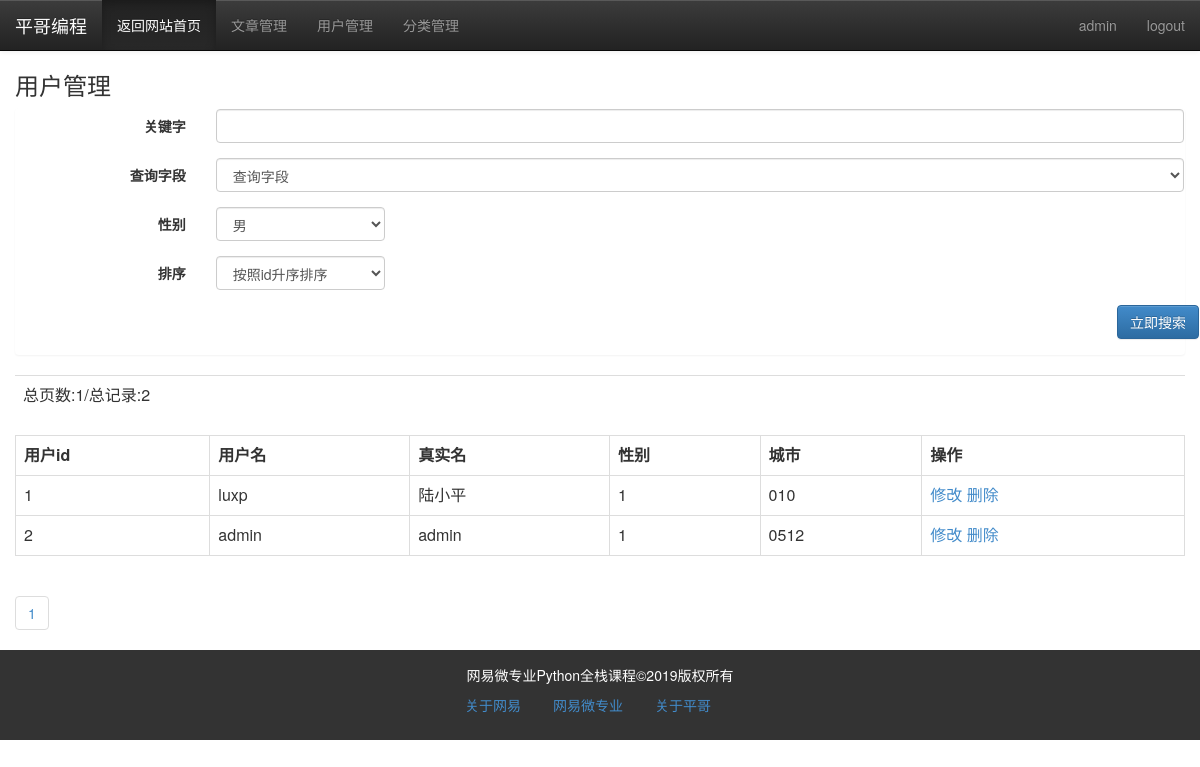
The app's page /admin/user/list (signed in) with its own data.
### models.py (models this page shows, shortened)
class User(db.Model):
    id = db.Column(db.Integer, primary_key=True)
    username = db.Column(db.String)
    password = db.Column(db.String)
    realname = db.Column(db.String)
    sex = db.Column(db.Integer)
    mylike = db.Column(db.String)
    city = db.Column(db.String)
    intro = db.Column(db.String)

### admin/user.py (the view)
@admin_app.route("/user/list/<int:page>", methods=['get', "post"])
@admin_app.route("/user/list", defaults={"page":1},methods=['get', "post"])
def userList(page):
    if request.method == "POST":
        q = request.form['q']
        condition = {request.form['field']:q}
        if request.form['field'] == "realname":
            condition = User.realname.like('%%%s%%' % q)
        else:
            condition = User.username.like('%%%s%%' % q)
        if request.form['order'] == "1":
            order = User.id.asc()
        else:
            order = User.id.desc()
        res = User.query.filter(condition,
                                User.sex==request.form['sex'])\
                                .order_by(order)\
                                .paginate(page, 10)
    else:
        res = User.query.paginate(page,10)
    users = res.items
    pageList = res.iter_pages()
    return render_template("admin/user/user_list.html", users=users,
                           pageList=pageList, pages=res.pages,
                           total=res.total
                           )

### admin/admin_app.py (called while the page is built)
@admin_app.before_request
@login_required
def is_admin():
    print(session['user'])
    if session['user'] != "admin":
        return redirect(url_for("login"))

### app.py (called while the page is built)
@app.context_processor
def account():
    username = session.get('user')
    return {"username":username}

@app.context_processor
def getCateList():
    cates = Category.query.all()
    return {"cates":cates}

### libs.py (called while the page is built)
def login_required(func):
    @wraps(func)
    def decorator_nest(*args, **kwargs):
        if not "user" in session:
            return redirect(url_for("login"))
        else:
            print(func)
            return func(*args, **kwargs)
    return decorator_nest

### templates/admin/user/user_list.html (shortened to what this page needs)
{% extends "admin/admin_base.html" %}
{% block content %}
		<div class="container-fluid">
			<div class="row">
				<div class="col-md-12">
                    <h3>用户管理</h3>
                    <div class="panel">
                        <form action=""  method="post" class="form-horizontal" >
                            <div class="form-group">
                                <label for="q" class="col-xs-2 control-label">关键字</label>
                                <div class="col-xs-10">
                                    <input type="text" name="q" class="form-control">
                                </div>
                            </div>
                            <div class="form-group">
                                <label for="field" class="col-xs-2 control-label">查询字段</label>
                                <div class="col-xs-10">
                                    <select name="field" class="form-control">
                                        <option value="realname">查询字段</option>
                                    </select>
                                </div>
                            </div>
                            <div class="form-group">
                                <label for="sex" class="col-xs-2 control-label">性别</label>
                                <div class="col-xs-2">
                                   <select name="sex" class="form-control">
                                        <option value="1" checked>男</option>
                                    </select>
                                </div>
                            </div>
                            <div class="form-group">
                                <label for="排序" class="col-xs-2 control-label">排序</label>
                                <div class="col-xs-2">
                                   <select name="order" class="form-control">
                                        <option value="1" checked>按照id升序排序</option>
                                    </select>
                                </div>
                            </div>
                            <div class="form-group ">
                                <input type="submit" name="search" class="btn btn-primary pull-right" value="立即搜索">
                            </div>
                        </form>
                    </div>
                    <table class="table">
                        <tr>
                            <td>总页数:{{ pages }}/总记录:{{ total }}</td>
                        </tr>
                    </table>
					<table class="table table-bordered ">
                        <tr>
                            <th>用户id</th>
                            <th>用户名</th>
                            <th>真实名</th>
                            <th>性别</th>
                            <th>城市</th>
                            <th>操作</th>
                        </tr>
                        {% for user in users %}
                        <tr id="user_{{ user.id }}">
                            <td>{{ user.id }}</td>
                            <td>{{ user.username }}</td>
                            <td>{{ user.realname }}</td>
                            <td>{{ user.sex }}</td>
                            <td>{{ user.city }}</td>
                            <td>
                                <a href="{{ url_for("admin_app.editUser", user_id=user.id) }}">修改</a>
                                <a href="javascript:delUser({{ user.id}})">删除</a>
                            </td>
                        </tr>
                        {% endfor %}
                    </table>
					<ul class="pagination">
                        {% for page in pageList %}
                            {% if page!=None %}
						<li><a href="{{ url_for("admin_app.userList", page=page) }}">{{ page }}</a></li>
                            {% else %}
                            <li><a href="#">...</a></li>
                            {% endif %}
						{% endfor %}
					</ul>
				</div>
				</div>
			</div>
{% endblock %}

### records on screen
User: id "1", username "luxp", realname "陆小平", sex "1", city "010"
User: id "2", username "admin", realname "admin", sex "1", city "0512"

### other values on screen
{{ username }} "admin"
{{ pages }} "1"
{{ total }} "2"
{{ page }} "1"
